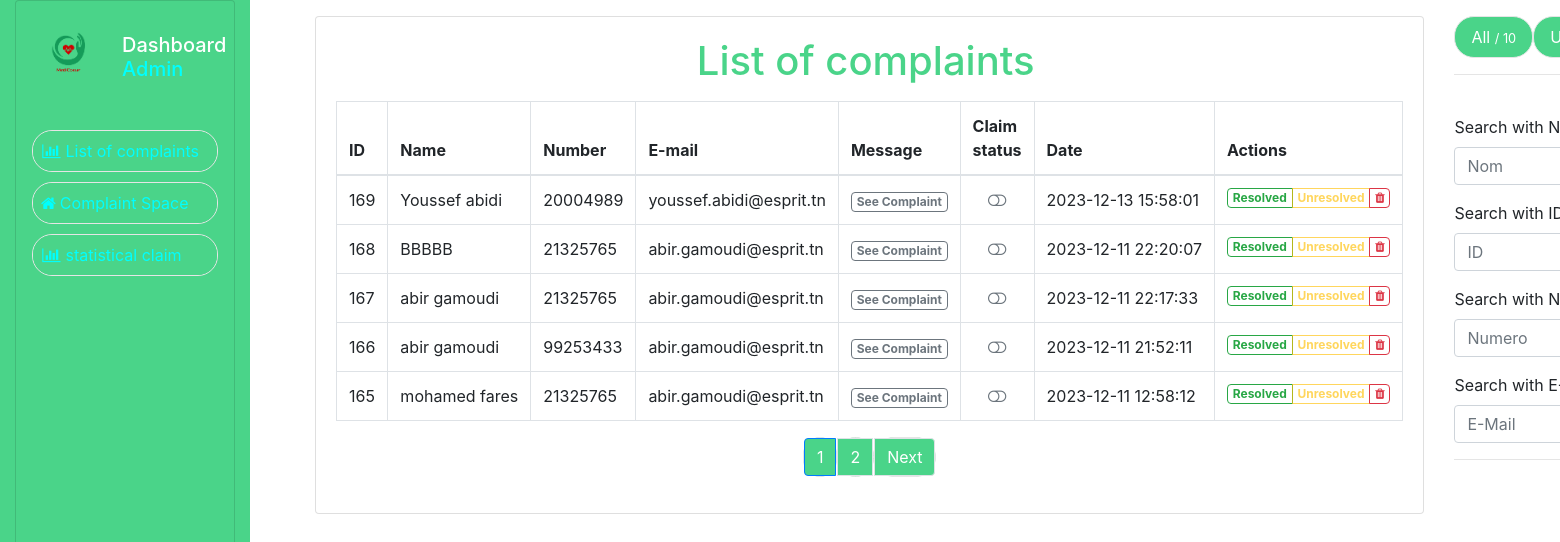
The app's page /View/reclamation/admin.php with its own data.
### tables this page shows
CREATE TABLE `reclamation` (
  `id` int(11) NOT NULL,
  `nom` varchar(55) NOT NULL,
  `email` varchar(64) NOT NULL,
  `reclamation` varchar(2555) NOT NULL,
  `etat` int(11) NOT NULL,
  `date` datetime NOT NULL,
  `tel` varchar(24) NOT NULL
);

### Controller/reclamation/ReclamationCrud.php (called while the page is built, shortened)
<?php
class ReclamationCrud{
 public function readAll(){
  $db = config::getConnexion();
  try{
   $req = $db->prepare('SELECT * FROM `reclamation`');
   $req->execute();
   $result = $req->fetchAll(PDO::FETCH_ASSOC);
   return $result;
  }
  catch(Exception $e){
   die('Error :'.$e->getMessage());
  }
 }
 function sendMailReclamation($nom,$email,$reclamation){
  $mail = new PHPMailer(true);
  try {
      $mail->isSMTP();
      $mail->Host = 'smtp.gmail.com';
      $mail->SMTPAuth = true;
      $mail->Username='abir.gamoudi@esprit.tn';
      $mail->Password='';
      $mail->SMTPSecure = 'tls';
      $mail->Port = 25;
      $mail->setFrom('abir.gamoudi@esprit.tn', 'MediCoeur Support - Team');
      $mail->addAddress($email,$nom);
      $mail->isHTML(true);
      $mail->Subject = 'Complaint response';
      $mail->Body    ='
<!DOCTYPE html>
<html>
<head>
    <meta charset="UTF-8">
    <title>Réclamation Reçue</title>
    <style>
        body {
            font-family: "Arial", sans-serif;
            font-size: 16px;
            line-height: 1.6;
            color: #333333;
        }
        h2 {
            font-weight: bold;
            text-decoration: underline;
            color: #3498db;
        }
        strong {
            color: #e74c3c;
        }
        p {
            margin-bottom: 15px;
        }
        .email-container {
            max-width: 600px;
            margin: 0 auto;
        }
    </style>
</head>
<body>
    <div class="email-container">
        <h2>Hello ' . $nom . ',</h2>
        <hr>
        <br>
        <p>We have received your complaint regarding: <strong style="overflow: auto; max-height: 100px; display: block;">' . $reclamation. '</strong>.</p>
        <hr>
        <p>Our team is working diligently to process all complaints as quickly as possible. We appreciate your patience.</p>
        <p>If you have any additional questions, feel free to contact us.</p>
        <p>Best regards,<br>MediCoeur - Équipe du Support</p>
        <img src="https://i.ibb.co/hB9fBx1/376504141-224121517218350-4545070668865803371-n.png" alt="Logo" style="width:200px; margin-right: 10px;">
    </div>
</body>
</html>
';
$mail->send();
echo 'Email sent successfully. Check your inbox for instructions.';
} catch (Exception $e) {
    echo "Email could not be sent. Mailer Error: {$mail->ErrorInfo}";
}
  }}

### View/reclamation/admin.php (the view, shortened to what this page needs)
<?php
require_once '../Controller/ReclamationCrud.php';
$rc = new ReclamationCrud();
$list=$rc->readAll();
$list=array_reverse($list);
?>
<!DOCTYPE html>
<html lang="en">
   <head>
      <link href="https://cdn.jsdelivr.net/npm/bootstrap@4.1.1/dist/css/bootstrap.min.css" rel="stylesheet">
      <link href="https://maxcdn.bootstrapcdn.com/font-awesome/4.3.0/css/font-awesome.min.css" rel="stylesheet">
      <link href="https://cdnjs.cloudflare.com/ajax/libs/bootstrap-datepicker/1.5.0/css/bootstrap-datepicker.css" rel="stylesheet">
      <link href="https://cdnjs.cloudflare.com/ajax/libs/bootstrap-datetimepicker/4.17.37/css/bootstrap-datetimepicker.css" rel="stylesheet">
      <link href="https://cdn.jsdelivr.net/npm/flatpickr/dist/flatpickr.min.css" rel="stylesheet">
      </head>
      <body>
<div class="container-fluid">
            <div class="row">
               <div class="col-12 col-lg-auto mb-3">
                  <div class="card p-3 h-100" style="background-color: #4AD489 ; !important;">
                     <div class="e-navlist e-navlist--active-bg">
                        <ul class="nav">
                           <div style="display: flex; align-items: center; margin-bottom: 0;">
                              <img src="images/logo_abir.png" alt="Logo" style="width: 80px; margin-right: 10px;">
                              <h5 style="margin-left: 0; margin-bottom: 0;">
                              <span style="color: white;"> Dashboard </span><span style="color: cyan;">Admin</span>
                              </h5>
                           </div>
                           <li style="width: 270px; margin-bottom:10px;" class="nav-item"><a class="nav-link px-2 activebuttom" href="admin.php"><i class="fa fa-fw fa-bar-chart mr-1"></i><span>List of complaints</span></a></li>
                           <li style="width: 270px; margin-bottom:10px;" class="nav-item"><a class="nav-link px-2 activebuttom" href="contact.php"><i class="fa fa-home mr-1"></i><span>Complaint Space</span></a></li>
                           <li style="width: 270px; margin-bottom:10px;" class="nav-item"><a class="nav-link px-2 activebuttom" href="statis.php"><i class="fa fa-fw fa-bar-chart mr-1"></i><span>statistical claim</span></a></li>
                        </ul>
                     </div>
                  </div>
               </div>
         <div class="container-fluid">
            <div class="row">
               <div class="col">
                  <div class="row flex-lg-nowrap">
                     <div class="col mb-3">
                        <div class="e-panel card">
                           <div class="card-body">
                           <div class="card-title">
                            <center>  <h1 style="color:#4AD489;"class="mr-2"><span>List of complaints</span></h1></center>
                           </div>
                           <div class="e-table">
                              <div class="table-responsive table-lg mt-3">
   <?php
      $itemsPerPage = 5;
      $currentPage = isset($_GET['page']) ? $_GET['page'] : 1;
      $offset = ($currentPage - 1) * $itemsPerPage;
      $pagedList = array_slice($list, $offset, $itemsPerPage);
   ?>
                                 <table id="reclamation-table" class="table table-bordered">
                                    <thead>
                                       <tr>
                                          <th>ID</th>
                                          <th class="max-width">Name</th>
                                          <th class="max-width">Number</th>
                                          <th class="sortable">E-mail</th>
                                          <th class="sortable">Message</th>
                                          <th class="sortable">Claim status</th>
                                          <th class="sortable">Date</th>
                                          <th>Actions</th>
                                       </tr>
                                    </thead>
                                    <tbody>
                                       <?php
                                          foreach ($list as $p) {
                                          ?> <?php
                                          $itemsPerPage = 5;
                                          $currentPage = isset($_GET['page']) ? $_GET['page'] : 1;
                                          $offset = ($currentPage - 1) * $itemsPerPage;
                                          $pagedList = array_slice($list, $offset, $itemsPerPage);
                                                                              }
                                          foreach ($pagedList as $p) {
                                       ?>
                                       <tr>
                                          <td class="text-nowrap align-middle"><?=$p['id'];?> </td>
                                          <td class="text-nowrap align-middle"><?=$p['nom'];?> </td>
                                          <td class="text-nowrap align-middle"><?=$p['tel'];?> </td>
                                          <td class="text-nowrap align-middle"><?=$p['email'];?></td>
                                          <td class="text-nowrap align-middle"><button class="btn btn-sm btn-outline-secondary badge" type="button" data-toggle="modal" data-target="#user-form-<?=$p['id'];?>" id="button" >See Complaint</button></td>
                                            <?php
                                             if($p['etat']=='0')
                                             {echo '<td class="text-center align-middle"><i class="fa fa-fw text-secondary cursor-pointer fa-toggle-off"></i></td>';
                                             }
                                             else
                                                {echo '<td class="text-center align-middle"><i class="fa fa-fw text-secondary cursor-pointer fa-toggle-on" style="color: #4AD489 !important;"></i></td>';}
                                                   ?>
                                                                                             <td class="text-nowrap align-middle"><?=$p['date'];?></td>
                                          <td class="text-center align-middle">
                                             <div class="btn-group align-top">
                                            <?php
                                            if ($p['etat']=='0')
                                            {
                                                ?>
                                                <button class="btn btn-sm btn-outline-success badge" type="button" data-toggle="modal" onclick="window.location.href='activer.php?act=1&id=<?=$p['id'];?>'" > Resolved</button>
                                                <button class="btn btn-sm btn-outline-warning badge" type="button" data-toggle="modal" onclick="window.location.href='activer.php?act=0&id=<?=$p['id'];?>'" disabled >Unresolved</button>
                                                <button class="btn btn-sm btn-outline-danger badge" type="button" onclick="window.location.href='supprimer.php?id=<?=$p['id'];?>'"><i class="fa fa-trash"></i></button>
                                             <?php } ?>
                                             </div>
                                          </td>
                                       </tr>
                                       <?php } ?>
                                 </table>
                                 <nav aria-label="Page navigation">
   <ul class="pagination justify-content-center">
      <?php
         $totalPages = ceil(count($list) / $itemsPerPage);
         echo '<nav aria-label="Page navigation example">';
         echo '<ul class="pagination justify-content-center">';
         for ($i = 1; $i <= $totalPages; $i++) {
            echo '<li class="page-item ' . ($currentPage == $i ? 'active' : '') . '">';
            echo '<a class="page-link" href="?page=' . $i . '" style="background-color: #4AD489; color: #ffffff;">' . $i . '</a>';
            echo '</li>';
         }
         if ($currentPage < $totalPages) {
            echo '<li class="page-item"><a class="page-link" href="?page=' . ($currentPage + 1) . '"style="background-color: #4AD489; color: #ffffff;">Next</a></li>';
         }
         echo '</ul>';
         echo '</nav>';
      ?>
   </ul>
</nav>
                              </div>
                           </div>
                        </div>
                     </div>
                  </div>
                  <div class="col-12 col-lg-3 mb-3" style="margin-left:0px;">
                           <div class="e-navlist e-navlist--active-bold">
                              <ul class="nav">
                                 <li class="nav-item active"><a href="" class="nav-link"><span>All</span>&nbsp;<small>/&nbsp;<?= count($list) ?></small></a></li>
                                 <?php
                                 $count = 0;
                                 foreach ($list as $p) {
                                  if($p['etat'] == '0') {
                                   $count++;
                                  }
                                 }
                                 ?>
                                 <li class="nav-item"><a href="" class="nav-link"><span>Unresolved</span>&nbsp;<small>/&nbsp;<?= $count ?></small></a></li>
                              </ul>
                           </div>
                           <hr class="my-3">
                           <br>
                           <div>
                              <div class="form-group">
                                 <label>Search with Name</label>
                                 <div>
                                    <input class="form-control w-100" type="text" placeholder="Nom" value="" id="search-name">
                                 </div>
                              </div>
                              <div class="form-group">
                                 <label>Search with ID</label>
                                 <div>
                                    <input class="form-control w-100" type="number" placeholder="ID" value="" id="search-id">
                                 </div>
                              </div>
                              <div class="form-group">
                                 <label>Search with Number</label>
                                 <div>
                                    <input class="form-control w-100" type="text" placeholder="Numero" value="" id="search-num">
                                 </div>
                              </div>
                              <div class="form-group">
                                 <label>Search with E-MAIL</label>
                                 <div>
                                    <input class="form-control w-100" type="text" placeholder="E-Mail" value="" id="search-email">
                                 </div>
                              </div>
                           </div>
                           <hr class="my-3">
                     </div>
                  </div>
               </div>
            </div>
         </div>
      </div>
   </body>
</html>

### View/reclamation/admin.php (style rules this page uses)
html, body { height: 100%; }
.container-fluid { height: 100%; }
.row { height: 100%; }
.col-12.col-lg-auto.mb-3 { min-width: 250px; max-width: 200px; height: 100%; position: fixed; background-color: #4AD489; }
.col { margin-left: 150px; }
a { color: white !important; }
li { border: 1px solid #e5e5e5; border-radius: 20px; background-color: #4AD489; color: #fff !important; }
.active { background-color: #4AD489 !important; border-radius: 20px; }
.activebuttom { color: cyan !important; background-color: #4AD489 !important; border-radius: 20px; }

### records on screen
reclamation: id "169", nom "Youssef abidi", tel "20004989", email "youssef.abidi@esprit.tn", etat 0 (drawn), date "2023-12-13 15:58:01"
reclamation: id "168", nom "BBBBB", tel "21325765", email "abir.gamoudi@esprit.tn", etat 0 (drawn), date "2023-12-11 22:20:07"
reclamation: id "167", nom "abir gamoudi", tel "21325765", email "abir.gamoudi@esprit.tn", etat 0 (drawn), date "2023-12-11 22:17:33"
reclamation: id "166", nom "abir gamoudi", tel "99253433", email "abir.gamoudi@esprit.tn", etat 0 (drawn), date "2023-12-11 21:52:11"
reclamation: id "165", nom "mohamed fares", tel "21325765", email "abir.gamoudi@esprit.tn", etat 0 (drawn), date "2023-12-11 12:58:12"

### other values on screen
count($list) "10"
